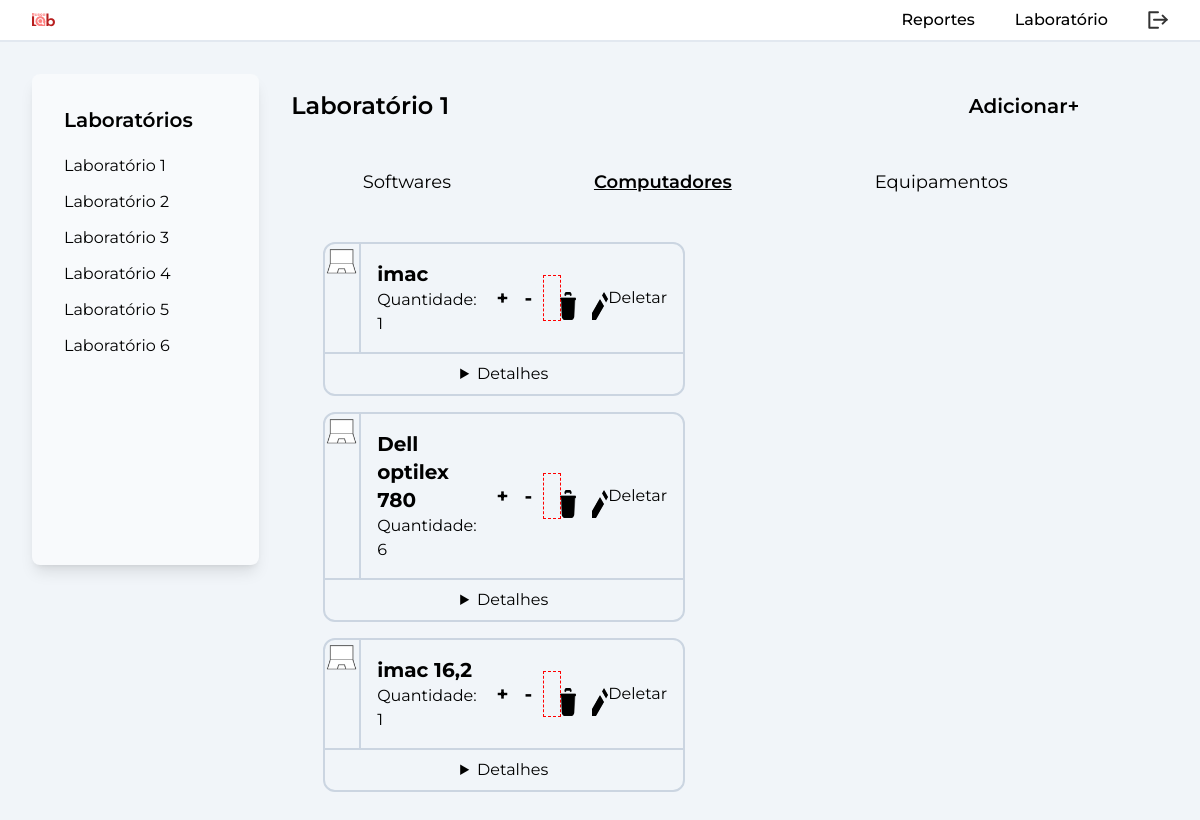
Before: /html/suporte/labs/lab.modelos.php?l=1 (signed in) with the older database file.
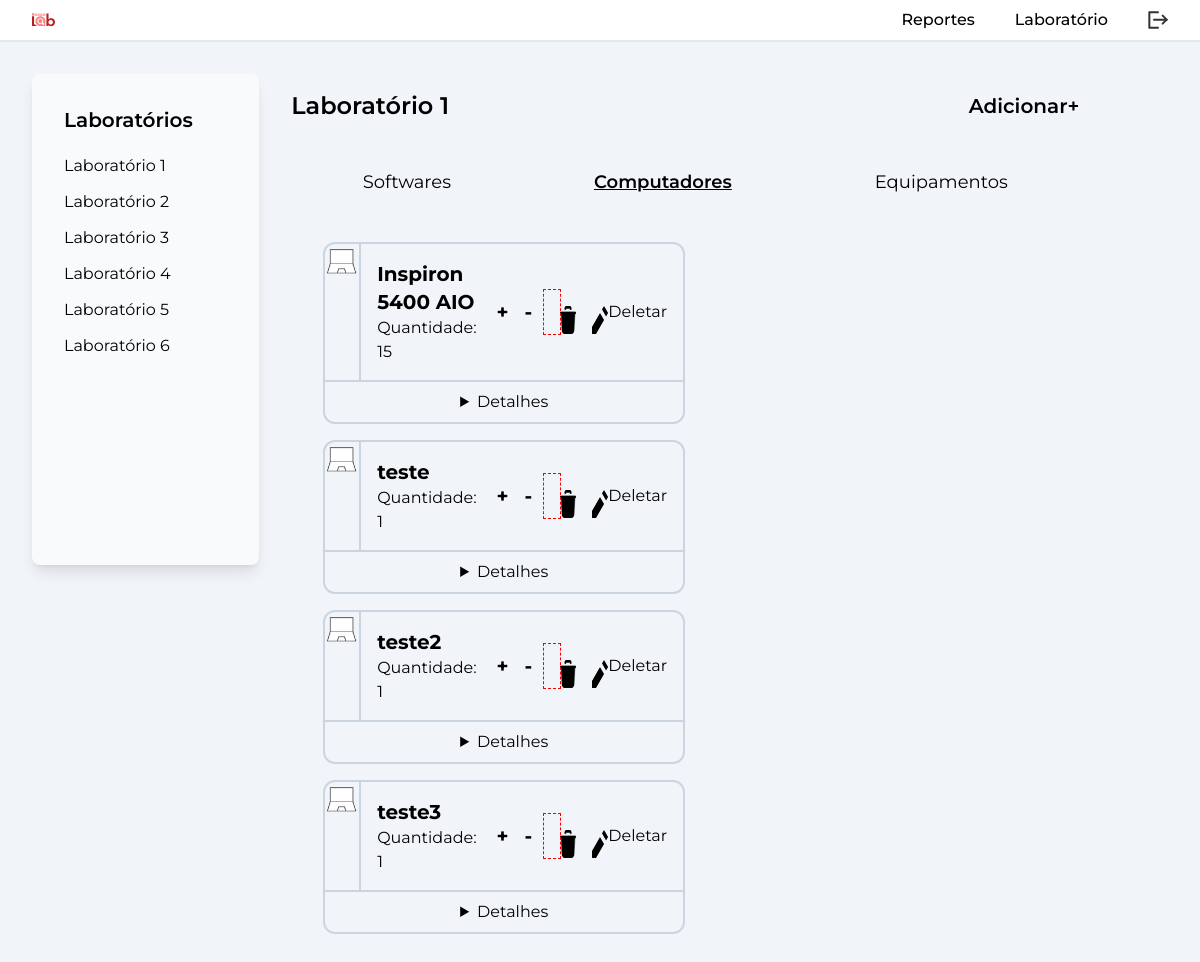
After: the same page with the newer database file.
### tables this page shows
CREATE TABLE `tb_modelos` (
  `modelo` varchar(100) NOT NULL,
  `lab1` int NOT NULL,
  `lab2` int NOT NULL,
  `lab3` int NOT NULL,
  `lab4` int NOT NULL,
  `lab5` int NOT NULL,
  `lab6` int NOT NULL,
  `id` int NOT NULL
);

### src/models/labs.model.php (called while the page is built, shortened)
<?php
    require 'conexao.php';
    if(isset($_GET['l']) && !empty($_GET['l'])){
        $id_lab = $_GET['l'];
    }
    $query_modelos = $conexao->prepare("SELECT id,lab".$id_lab.", modelo FROM tb_modelos");
    $query_modelos->execute();
    $dados_modelos = $query_modelos->fetchAll();
?>

### html/suporte/labs/lab.modelos.php (the view, shortened to what this page needs)
<?php
include '../../../src/models/labs.model.php';
?>
<!DOCTYPE html>
<html lang="pt-br">
<head>
    <link rel="stylesheet" href="../../../src/css/output.css" />
</head>
<body class="font-montserrat h-screen flex flex-col justify-between bg-slate-100">
    <header class="flex justify-between pt-2 pb-2 pr-8 pl-8 items-center shadow-lg border-b-2 border-slate-200 bg-white">
        <section>
            <a href="../main.php"><img src="../../../assets/cyberpunk/logo-cyberpunk.svg" alt="" class="w-1/4"></a>
        </section>
        <section class="flex gap-10 items-center">
            <a href="../main.php">
                <p class="transition-all cursor-pointer font-medium hover:font-semibold">Reportes</p>
            </a>
            <a href="lab.modelos.php?l=1">
                <p class="transition-all cursor-pointer font-medium hover:font-semibold">Laboratório</p>
            </a>
            <a href="../../../src/models/logout.php"><img src="../../../assets/logout.svg" class="w-5 hover:w-6 transition-all" alt=""></a>
        </section>
    </header>
    <section class="flex align-start bg-slate-100 p-8 h-screen">
        <nav class="flex flex-col gap-3 w-1/5 h-2/3 p-8 bg-slate-50 rounded-lg shadow-lg">
            <h3 class="text-xl font-semibold mb-2">Laboratórios</h3>
            <?php
            for ($i = 1; $i < 7; $i++) {
                echo '<a class="transition-all hover:font-semibold flex flex-row flex-nowrap gap-4" href="lab.soft.php?l=' . $i . '">
                                <p>Laboratório ' . $i . '</p>';
                echo '</a>';
            }
            ?>
        </nav>
        <main class="flex flex-col p-8 pt-4 gap-8 w-3/4 ">
            <section>
                <div class="flex flex-row justify-between items-center">
                    <h2 class="text-2xl font-semibold">Laboratório <?php echo $id_lab; ?></h2>
                    <a href="../add.comp.php?l=<?= $id_lab ?>">
                        <div class="text-xl font-semibold hover:underline transition-all ">Adicionar+</div>
                    </a>
                </div>
            </section>
            <section class="flex flex-col w-100">
                <div class="flex h-10 items-center justify-around mt-2 mb-2 w-100">
                    <a href="lab.soft.php?l=<?= $id_lab; ?>">
                        <button class="text-lg" data-page="Softwares">
                            Softwares
                        </button>
                    </a>
                    <button class="text-lg font-semibold underline" data-page="Computadores">
                        Computadores
                    </button>
                    <a href="lab.equip.php?l=<?= $id_lab; ?>">
                        <button class="text-lg" data-page="Equipamentos">
                            Equipamentos
                        </button>
                    </a>
                </div>
                <div>
                    <ul>
                        <li>
                            <article id="Equipamentos" class="flex flex-col gap-10 p-8">
                                <div class="flex flex-wrap gap-4">
                                    <?php foreach ($dados_modelos as $key => $value) {
                                        $id_modelo = $dados_modelos[$key]['id'];
                                        if ($dados_modelos[$key]['lab' . $id_lab] != 0) {
                                            $modelo = $dados_modelos[$key]['modelo'];
                                    ?>
                                            <div class="flex flex-col h-full w-1/2 rounded-xl border-2 border-slate-300">
                                                <div class="flex flex-row border-b-2 border-slate-300">
                                                    <div class="h-42 w-1/3 rounded-l-xl border-r-2 border-slate-300">
                                                        <img src="../../../assets/suporte/laptop.png" alt="">
                                                    </div>
                                                    <div class="flex w-full items-center gap-4 p-4 justify-between">
                                                        <div>
                                                            <h3 class="text-xl font-bold"><?= $dados_modelos[$key]['modelo']; ?></h3>
                                                            <span>Quantidade: <?= $dados_modelos[$key]['lab' . $id_lab]; ?></span>
                                                        </div>
                                                        <div class="flex items-center gap-2">
                                                            <a href="../../../src/models/labs.model.php?l=<?= $id_lab . '&mc=' . $id_modelo; ?>">
                                                                <button>
                                                                    <span class="transition-all bg-slate-100 hover:bg-slate-300 p-1 font-bold text-xl rounded-md">
                                                                        +
                                                                    </span>
                                                                </button>
                                                            </a>
                                                            <a href="../../../src/models/labs.model.php?l=<?= $id_lab . '&lc=' . $id_modelo; ?>">
                                                                <button>
                                                                    <span class="transition-all bg-slate-100 hover:bg-slate-300 p-1 font-bold text-xl rounded-md">
                                                                        -
                                                                    </span>
                                                                </button>
                                                            </a>
                                                            <a class ="lixo" data-id="../../../src/models/labs.model.php?l=<?= $id_lab . '&Sre=' . $id_modelo ?>" style="outline: dashed 1px red;">
                                                                <img src="../../../assets/suporte/lixo.png" alt="" class="h-7 w-6 mt-4 ml-4 hover:h-9 hover:w-8 transition-all duration-200">
                                                            </a><br>
                                                            <a href="../add.comp.php?l=<?=$id_lab.'&edit='.$modelo; ?>">
                                                                <img src="../../../assets/suporte/editar.png" alt="" class="h-7 w-7 mt-4 ml-4 hover:h-10 hover:w-10 transition-all duration-200">
                                                            </a>
                                                        </div>
                                                        <a href="../../../src/models/labs.model.php?l=<?= $id_lab . '&Mdel=' . $modelo ?>">
                                                                <button>Deletar</button>
                                                            </a>
                                                    </div>
                                                </div>
                                                <div class="flex items-center justify-center h-fit">
                                                    <details class="flex justify-center items-center w-full p-2 cursor-pointer">
                                                        <summary class="">
                                                            Detalhes
                                                        </summary>
                                                    </details>
                                                </div>
                                            </div>
                                    <?php }
                                    }; ?>
                                </div>
                            </article>
                    </ul>
                </div>
            </section>

Changed rows visible on the page:
removed tb_modelos: modelo "imac", lab1 "1"
removed tb_modelos: modelo "Dell optilex 780", lab1 "6"
removed tb_modelos: modelo "imac 16,2", lab1 "1"
added tb_modelos: modelo "Inspiron 5400 AIO", lab1 "15"
added tb_modelos: modelo "teste", lab1 "1"
added tb_modelos: modelo "teste2", lab1 "1"
added tb_modelos: modelo "teste3", lab1 "1"
